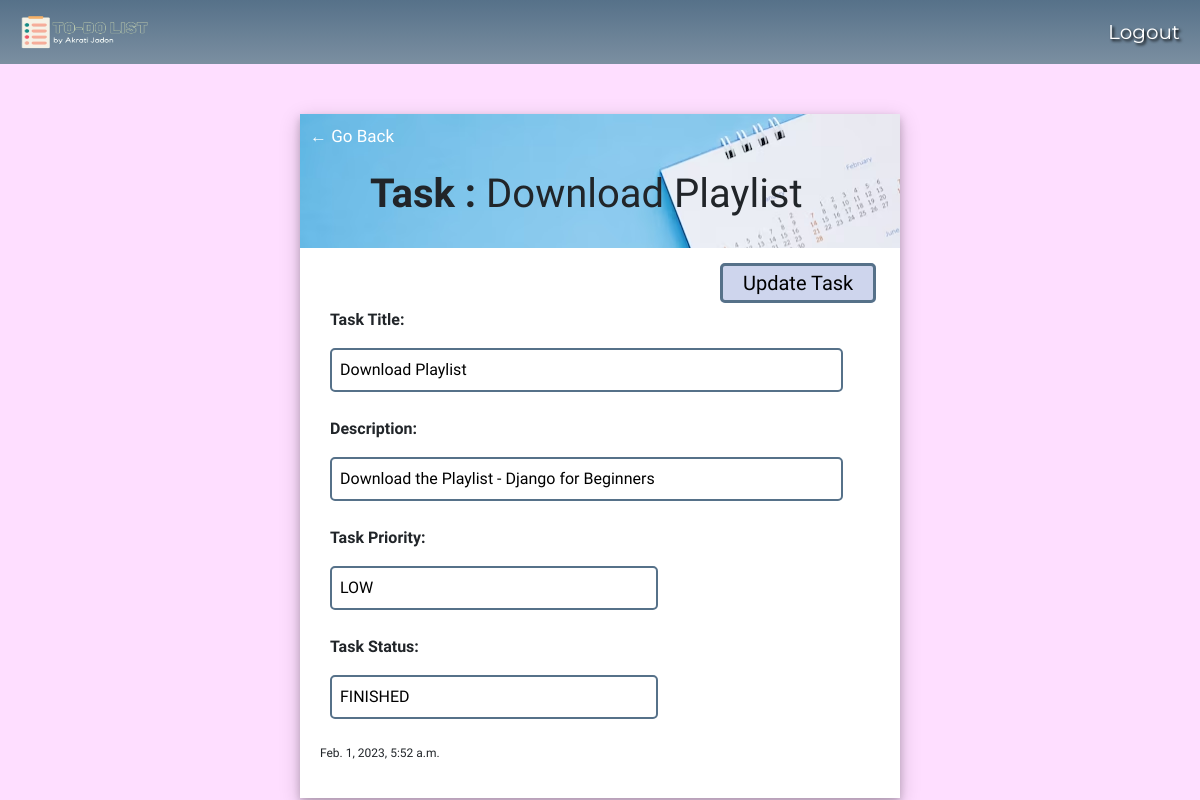
Page /task/11/ (signed in) on the committed database.
### home/models.py (models this page shows)
class MyTask(models.Model):
    priority_choices = [
        ('H', 'HIGH'),
        ('K', 'MODERATE'),
        ('L', 'LOW')
    ]
    status_choices = [
        ('S', 'FINISHED'),
        ('P', 'IN PROGRESS'),
        ('N', 'NOT STARTED YET')
    ]
    user = models.ForeignKey(User, on_delete=models.CASCADE, blank=False, null=False)
    title = models.CharField(max_length=250, blank=False, null=False)
    description = models.TextField(blank=True, null=True)
    priority = models.CharField(max_length=1, choices=priority_choices, blank=False, null=False)
    status = models.CharField(max_length=1, choices=status_choices, blank=False, null=False)
    created_on = models.DateTimeField(auto_now_add=True)
    def __str__(self):
        return self.title
    class Meta:
        ordering = ['status', '-created_on']

### home/views.py (the view)
# urls.py: path('task/<int:pk>/', TaskDetail.as_view(), name='item-detail'),
class TaskDetail(LoginRequiredMixin, DetailView):
    model = MyTask
    template_name = 'home/item_detail.html'
    context_object_name = 'item'

### home/templates/home/item_detail.html (shortened to what this page needs)
{% extends 'home/main.html' %}
{% block bodyid %}
    id="light-bg"
{% endblock bodyid %}
{% block content %}
    <div class="block-container">
        <div class="detail-header-bar">
            <a class="back-link" href="{% url 'home-page' %}">&#8592; Go Back</a>
            <h1>
                <strong>Task : </strong>{{item}}
            </h1>
        </div>
        <div class="body-block">
            <a class="edit-link" href="{% url 'item-update' item.id %}">Update Task</a>
            <div class="section">
                <p><strong>Task Title:</strong></p>
                <input type="text" value="{{item.title}}" readonly>
            </div>
            <div class="section">
                <p><strong>Description:</strong></p>
                <input type="text" value="{{item.description}}" readonly>
            </div>
            <div class="section" style="width: 80%;">
                <p><strong>Task Priority:</strong></p>
                <div class="inline-container">
                    <input type="text" value="{{item.get_priority_display}}" readonly>
                </div>
            </div>
            <div class="section" style="width: 80%; !important">
                <p><strong>Task Status:</strong></p>
                <div class="inline-container">
                    <input type="text" value="{{item.get_status_display}}" readonly>
                </div>
            </div>
            <p class="created-container">{{item.created_on}}</p>
        </div>
    </div>
{% endblock content %}

### home/static/home/css/style.css (style rules this page uses)
body#light-bg { background-color: #FEDEFF !important; }
.block-container { margin-top: 100px; max-width: 600px; margin: auto; background-color: #FFF; box-shadow: 0 4px 8px 0 rgba(0, 0, 0, 0.2), 0 6px 20px 0 rgba(0, 0, 0, 0.19); font-family: 'Rajdhani', sans-serif; }
.body-block { padding: 20px; }
input[type=text], input[type=password], textarea { border: 2px solid #567189 !important; border-radius: 5px; padding: 8px; width: 95%; }
.back-link { text-decoration: none; color: white; font-size: 17px; }
.detail-header-bar { background-image: url('../Images/task-bck.png'); padding: 10px; margin-top: 50px; }
.detail-header-bar h1 { margin: 10px; padding: 10px 50px; font-family: 'M PLUS Rounded 1c', sans-serif; }
.edit-link { text-decoration: none; margin-left: 400px; border: 3px solid #567189; background-color: #CED5ED; color: #000000; padding: 5px 20px; font-size: 20px; border-radius: 5px; cursor: pointer; }
.section { padding: 10px; margin-bottom: 5px; }
.inline-container { display: flex; justify-content: space-between; }
.created-container { font-size: 12px; padding-top: 10px; }

### rows in the picture
MyTask: title "Download Playlist", description "Download the Playlist - Django for Beginners", priority "LOW", status "FINISHED", created_on "Feb. 1, 2023, 5:52 a.m."
